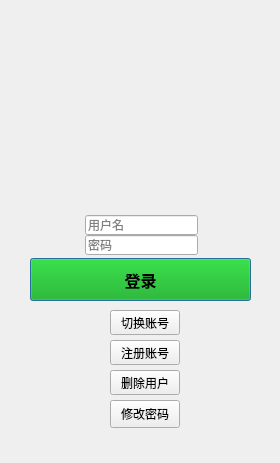
<?xml version="1.0" encoding="UTF-8"?>
<ui version="4.0">
 <class>LoginDialog</class>
 <widget class="QDialog" name="LoginDialog">
  <property name="geometry">
   <rect>
    <x>0</x>
    <y>0</y>
    <width>280</width>
    <height>463</height>
   </rect>
  </property>
  <property name="font">
   <font>
    <weight>50</weight>
    <bold>false</bold>
   </font>
  </property>
  <property name="windowTitle">
   <string>微信客户端</string>
  </property>
  <widget class="QLineEdit" name="usrLineEdit">
   <property name="geometry">
    <rect>
     <x>85</x>
     <y>215</y>
     <width>113</width>
     <height>20</height>
    </rect>
   </property>
   <property name="placeholderText">
    <string>用户名</string>
   </property>
  </widget>
  <widget class="QLineEdit" name="pwdLineEdit">
   <property name="geometry">
    <rect>
     <x>85</x>
     <y>235</y>
     <width>113</width>
     <height>20</height>
    </rect>
   </property>
   <property name="echoMode">
    <enum>QLineEdit::Password</enum>
   </property>
   <property name="placeholderText">
    <string>密码</string>
   </property>
  </widget>
  <widget class="QPushButton" name="loginPushButton">
   <property name="geometry">
    <rect>
     <x>30</x>
     <y>258</y>
     <width>221</width>
     <height>43</height>
    </rect>
   </property>
   <property name="font">
    <font>
     <family>黑体</family>
     <pointsize>12</pointsize>
     <weight>75</weight>
     <bold>true</bold>
    </font>
   </property>
   <property name="styleSheet">
    <string notr="true">background-color: rgb(0, 170, 0);</string>
   </property>
   <property name="text">
    <string>登录</string>
   </property>
   <property name="autoDefault">
    <bool>true</bool>
   </property>
   <property name="default">
    <bool>false</bool>
   </property>
   <property name="flat">
    <bool>false</bool>
   </property>
  </widget>
  <widget class="QPushButton" name="switch_pushButton">
   <property name="geometry">
    <rect>
     <x>110</x>
     <y>310</y>
     <width>70</width>
     <height>25</height>
    </rect>
   </property>
   <property name="font">
    <font>
     <pointsize>9</pointsize>
     <weight>50</weight>
     <bold>false</bold>
    </font>
   </property>
   <property name="text">
    <string>切换账号</string>
   </property>
   <property name="flat">
    <bool>false</bool>
   </property>
  </widget>
  <widget class="QPushButton" name="registerPushButton">
   <property name="geometry">
    <rect>
     <x>110</x>
     <y>340</y>
     <width>70</width>
     <height>25</height>
    </rect>
   </property>
   <property name="text">
    <string>注册账号</string>
   </property>
  </widget>
  <widget class="QPushButton" name="delUserPushButton">
   <property name="geometry">
    <rect>
     <x>110</x>
     <y>370</y>
     <width>70</width>
     <height>25</height>
    </rect>
   </property>
   <property name="text">
    <string>删除用户</string>
   </property>
  </widget>
  <widget class="QPushButton" name="pushButton_changePwd">
   <property name="geometry">
    <rect>
     <x>110</x>
     <y>400</y>
     <width>70</width>
     <height>28</height>
    </rect>
   </property>
   <property name="text">
    <string>修改密码</string>
   </property>
  </widget>
  <widget class="QLabel" name="label">
   <property name="geometry">
    <rect>
     <x>100</x>
     <y>130</y>
     <width>81</width>
     <height>71</height>
    </rect>
   </property>
   <property name="text">
    <string/>
   </property>
   <property name="pixmap">
    <pixmap resource="pictures.qrc">:/pics/wei.jpg</pixmap>
   </property>
   <property name="scaledContents">
    <bool>true</bool>
   </property>
  </widget>
 </widget>
 <resources>
  <include location="pictures.qrc"/>
 </resources>
 <connections/>
</ui>
